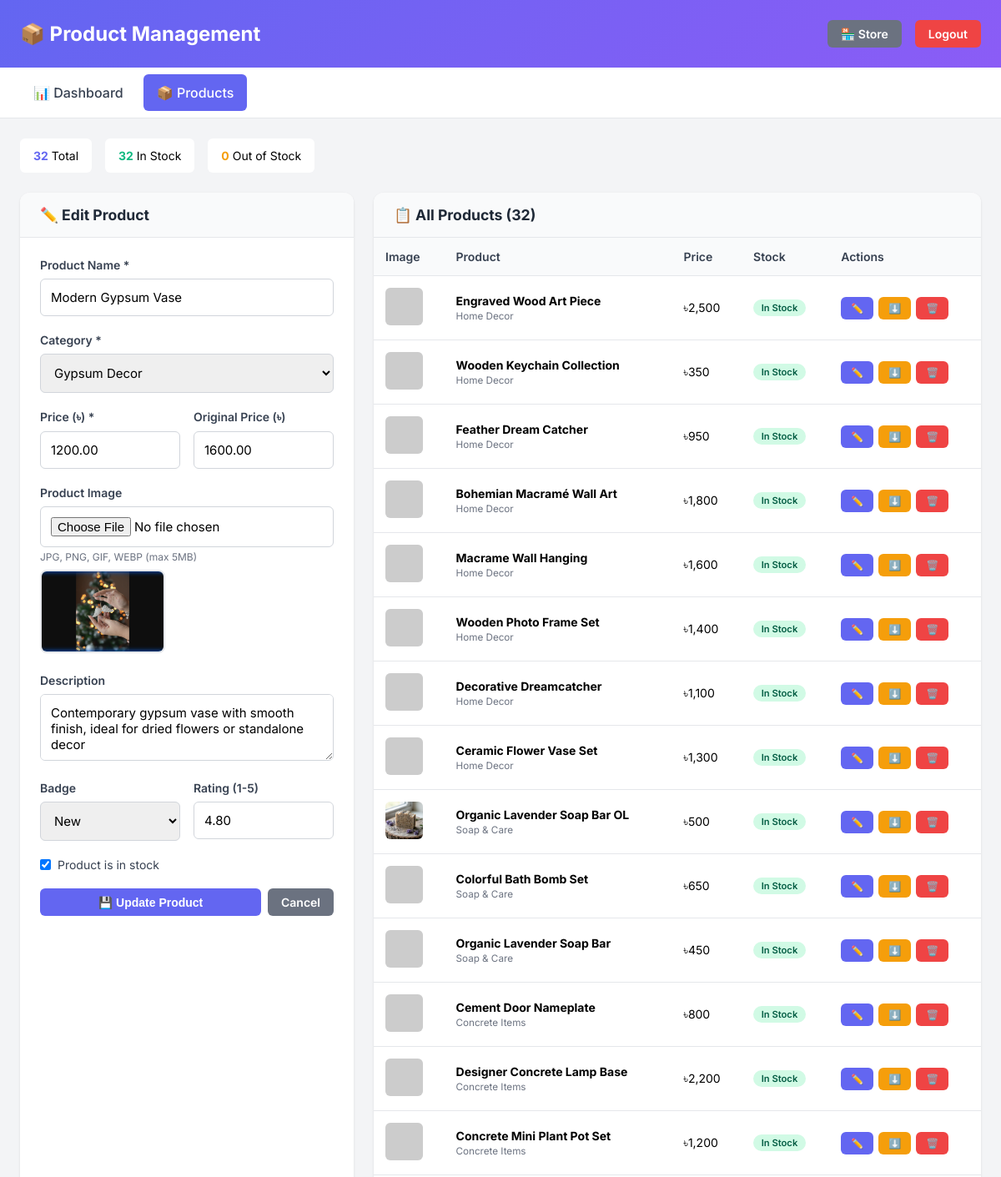
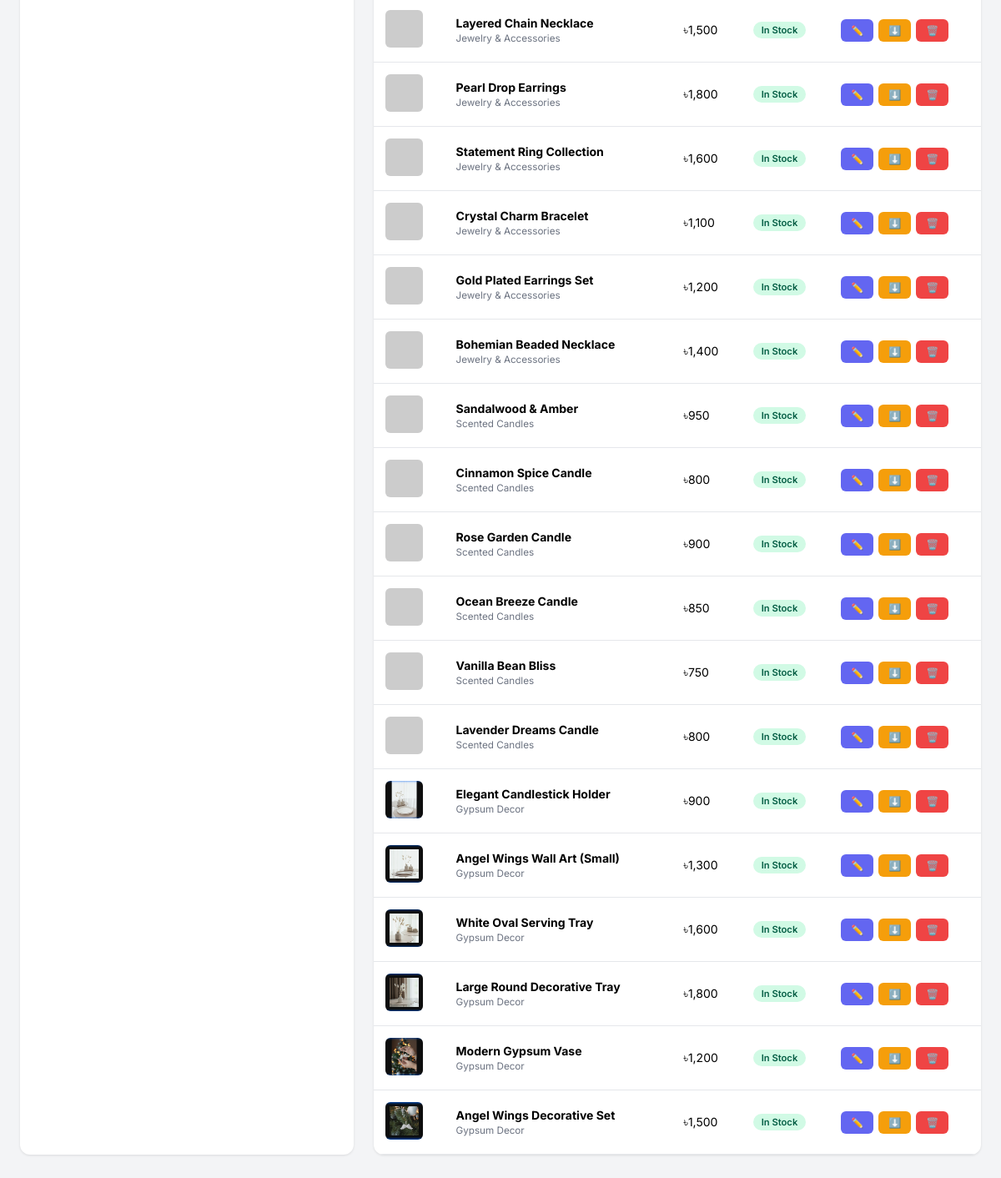
Page /admin/products.php?edit=2 (signed in) on the committed database (2 pictures, top to bottom).
### tables this page shows
CREATE TABLE IF NOT EXISTS products (
    id INT AUTO_INCREMENT PRIMARY KEY,
    name VARCHAR(255) NOT NULL,
    category_id INT NOT NULL,
    price DECIMAL(10,2) NOT NULL,
    original_price DECIMAL(10,2),
    image_path VARCHAR(255) NOT NULL,
    description TEXT,
    rating DECIMAL(3,2) DEFAULT 4.5,
    reviews INT DEFAULT 0,
    badge VARCHAR(50),
    in_stock BOOLEAN DEFAULT TRUE,
    created_at TIMESTAMP DEFAULT CURRENT_TIMESTAMP,
    updated_at TIMESTAMP DEFAULT CURRENT_TIMESTAMP ON UPDATE CURRENT_TIMESTAMP,
    FOREIGN KEY (category_id) REFERENCES categories(id) ON DELETE CASCADE,
    INDEX idx_category_id (category_id),
    INDEX idx_in_stock (in_stock),
    INDEX idx_created_at (created_at)
);

CREATE TABLE IF NOT EXISTS categories (
    id INT AUTO_INCREMENT PRIMARY KEY,
    name VARCHAR(100) NOT NULL UNIQUE,
    display_name VARCHAR(100) NOT NULL,
    icon_path VARCHAR(255),
    created_at TIMESTAMP DEFAULT CURRENT_TIMESTAMP,
    INDEX idx_name (name)
);

### admin/products.php (the view, shortened to what this page needs)
<?php
$products = [];
$categories = [];
$editProduct = null;
try {
    $db = getDB();
    if (isset($_GET['edit']) && is_numeric($_GET['edit'])) {
        $stmt = $db->prepare("SELECT * FROM products WHERE id = ?");
        $stmt->execute([(int)$_GET['edit']]);
        $editProduct = $stmt->fetch();
    }
    $stmt = $db->query("
        SELECT p.*, c.display_name as category_display
        FROM products p
        LEFT JOIN categories c ON p.category_id = c.id
        ORDER BY p.id DESC
    ");
    $products = $stmt->fetchAll() ?? [];
    $stmt = $db->query("SELECT * FROM categories ORDER BY display_name");
    $categories = $stmt->fetchAll() ?? [];
    $stmt = $db->query("SELECT COUNT(*) as total, SUM(CASE WHEN in_stock = 1 THEN 1 ELSE 0 END) as in_stock FROM products");
    $counts = $stmt->fetch();
} catch (Exception $e) {
    $error = $e->getMessage();
}
?>
<!DOCTYPE html>
<html lang="en">
<head>
</head>
<body>
<div class="header">
    <div class="container">
        <div class="header-flex">
            <h1>📦 Product Management</h1>
            <div style="display: flex; gap: 1rem;">
                <a href="../index.html" class="btn btn-secondary">🏪 Store</a>
                <a href="index.php?logout=1" class="btn btn-danger">Logout</a>
            </div>
        </div>
    </div>
</div>
<div class="nav">
    <div class="container">
        <ul>
            <li><a href="index.php">📊 Dashboard</a></li>
            <li><a href="products.php" class="active">📦 Products</a></li>
        </ul>
    </div>
</div>
<div class="container" style="padding: 1.5rem 1.5rem 3rem;">
    <div class="stats-row">
        <div class="stat-mini"><strong><?php echo $counts['total'] ?? 0; ?></strong> Total</div>
        <div class="stat-mini"><strong style="color:#10b981;"><?php echo $counts['in_stock'] ?? 0; ?></strong> In Stock</div>
        <div class="stat-mini"><strong style="color:#f59e0b;"><?php echo ($counts['total'] ?? 0) - ($counts['in_stock'] ?? 0); ?></strong> Out of Stock</div>
    </div>
    <div class="grid-2">
        <div class="card">
            <div class="card-header">
                <h2><?php echo $editProduct ? '✏️ Edit Product' : '➕ Add New Product'; ?></h2>
            </div>
            <div class="card-body">
                <form method="POST" enctype="multipart/form-data">
                    <div class="form-group">
                        <label>Product Name *</label>
                        <input type="text" name="name" required value="<?php echo htmlspecialchars($editProduct['name'] ?? ''); ?>" placeholder="Enter product name">
                    </div>
                    <div class="form-group">
                        <label>Category *</label>
                        <select name="category_id" required>
                            <?php foreach ($categories as $cat): ?>
                                <option value="<?php echo $cat['id']; ?>" <?php echo ($editProduct['category_id'] ?? '') == $cat['id'] ? 'selected' : ''; ?>>
                                    <?php echo htmlspecialchars($cat['display_name']); ?>
                                </option>
                            <?php endforeach; ?>
                        </select>
                    </div>
                    <div class="form-row">
                        <div class="form-group">
                            <label>Price (৳) *</label>
                            <input type="number" name="price" step="0.01" min="0" required value="<?php echo $editProduct['price'] ?? ''; ?>" placeholder="0.00">
                        </div>
                        <div class="form-group">
                            <label>Original Price (৳)</label>
                            <input type="number" name="original_price" step="0.01" min="0" value="<?php echo $editProduct['original_price'] ?? ''; ?>" placeholder="For discount display">
                        </div>
                    </div>
                    <div class="form-group">
                        <label>Product Image <?php echo $editProduct ? '' : '*'; ?></label>
                        <input type="file" name="image" accept="image/*" <?php echo $editProduct ? '' : 'required'; ?>>
                        <div class="form-hint">JPG, PNG, GIF, WEBP (max 5MB)</div>
                        <?php if ($editProduct && $editProduct['image_path']): ?>
                            <img src="../<?php echo htmlspecialchars($editProduct['image_path']); ?>" class="preview-img" alt="Current">
                        <?php endif; ?>
                    </div>
                    <div class="form-group">
                        <label>Description</label>
                        <textarea name="description" placeholder="Product description..."><?php echo htmlspecialchars($editProduct['description'] ?? ''); ?></textarea>
                    </div>
                    <div class="form-row">
                        <div class="form-group">
                            <label>Badge</label>
                            <select name="badge">
                                <?php
                                $badges = ['New', 'Bestseller', 'Popular', 'Trending', 'Luxury', 'Sale', 'Limited'];
                                foreach ($badges as $b): ?>
                                    <option value="<?php echo $b; ?>" <?php echo ($editProduct['badge'] ?? '') === $b ? 'selected' : ''; ?>><?php echo $b; ?></option>
                                <?php endforeach; ?>
                            </select>
                        </div>
                        <div class="form-group">
                            <label>Rating (1-5)</label>
                            <input type="number" name="rating" min="1" max="5" step="0.1" value="<?php echo $editProduct['rating'] ?? '4.5'; ?>">
                        </div>
                    </div>
                    <div class="form-group">
                        <div class="checkbox-group">
                            <input type="checkbox" name="in_stock" id="in_stock" <?php echo ($editProduct['in_stock'] ?? 1) ? 'checked' : ''; ?>>
                            <label for="in_stock" style="margin:0; font-weight:normal;">Product is in stock</label>
                        </div>
                    </div>
                    <div style="display: flex; gap: 0.5rem;">
                        <button type="submit" class="btn btn-primary" style="flex:1;">
                            <?php echo $editProduct ? '💾 Update Product' : '➕ Add Product'; ?>
                        </button>
                        <?php if ($editProduct): ?>
                            <a href="products.php" class="btn btn-secondary">Cancel</a>
                        <?php endif; ?>
                    </div>
                </form>
            </div>
        </div>
        <div class="card">
            <div class="card-header">
                <h2>📋 All Products (<?php echo count($products); ?>)</h2>
            </div>
            <div class="table-scroll">
                <?php if (count($products) > 0): ?>
                <table>
                    <thead>
                        <tr>
                            <th>Image</th>
                            <th>Product</th>
                            <th>Price</th>
                            <th>Stock</th>
                            <th>Actions</th>
                        </tr>
                    </thead>
                    <tbody>
                        <?php foreach ($products as $p): ?>
                        <tr>
                            <td>
                                <img src="../<?php echo htmlspecialchars($p['image_path']); ?>" class="product-img"
                                     onerror="this.src='https://via.placeholder.com/45'">
                            </td>
                            <td>
                                <strong><?php echo htmlspecialchars($p['name']); ?></strong><br>
                                <small style="color:#6b7280;"><?php echo htmlspecialchars($p['category_display'] ?? ''); ?></small>
                            </td>
                            <td>৳<?php echo number_format($p['price'], 0); ?></td>
                            <td>
                                <?php if ($p['in_stock']): ?>
                                    <span class="badge badge-success">In Stock</span>
                                <?php else: ?>
                                    <span class="badge badge-warning">Out of Stock</span>
                                <?php endif; ?>
                            </td>
                            <td>
                                <div class="actions">
                                    <a href="?edit=<?php echo $p['id']; ?>" class="btn btn-primary btn-sm">✏️</a>
                                    <a href="?toggle=<?php echo $p['id']; ?>" class="btn <?php echo $p['in_stock'] ? 'btn-warning' : 'btn-success'; ?> btn-sm">
                                        <?php echo $p['in_stock'] ? '⬇️' : '⬆️'; ?>
                                    </a>
                                    <a href="?delete=<?php echo $p['id']; ?>" class="btn btn-danger btn-sm"
                                       onclick="return confirm('Delete this product?')">🗑️</a>
                                </div>
                            </td>
                        </tr>
                        <?php endforeach; ?>
                    </tbody>
                </table>
                <?php else: ?>
                <div style="padding: 2rem; text-align: center; color: #6b7280;">
                    No products yet. Add your first product!
                </div>
                <?php endif; ?>
            </div>
        </div>
    </div>
</div>
</body>
</html>

### admin/products.php (style rules this page uses)
* { margin: 0; padding: 0; box-sizing: border-box; }
body { font-family: 'Inter', sans-serif; background: #f3f4f6; min-height: 100vh; }
.header { background: linear-gradient(135deg, #6366f1, #8b5cf6); color: white; padding: 1.5rem 0; }
.container { max-width: 1400px; margin: 0 auto; padding: 0 1.5rem; }
.header h1 { font-size: 1.5rem; }
.header-flex { display: flex; justify-content: space-between; align-items: center; flex-wrap: wrap; gap: 1rem; }
.nav { background: white; border-bottom: 1px solid #e5e7eb; padding: 0.5rem 0; }
.nav ul { list-style: none; display: flex; gap: 0.5rem; }
.nav a { display: block; padding: 0.75rem 1rem; text-decoration: none; color: #374151; border-radius: 6px; font-weight: 500; }
.nav a:hover, .nav a.active { background: #6366f1; color: white; }
.btn { display: inline-block; padding: 0.5rem 1rem; border-radius: 6px; text-decoration: none; font-weight: 600; border: none; cursor: pointer; font-size: 0.875rem; }
.btn-primary { background: #6366f1; color: white; }
.btn-danger { background: #ef4444; color: white; }
.btn-secondary { background: #6b7280; color: white; }
.btn-warning { background: #f59e0b; color: white; }
.btn-sm { padding: 0.375rem 0.75rem; font-size: 0.75rem; }
.grid-2 { display: grid; grid-template-columns: 400px 1fr; gap: 1.5rem; margin: 1.5rem 0; }
.card { background: white; border-radius: 12px; box-shadow: 0 1px 3px rgba(0,0,0,0.1); overflow: hidden; }
.card-header { padding: 1rem 1.5rem; border-bottom: 1px solid #e5e7eb; background: #f9fafb; }
.card-header h2 { font-size: 1.1rem; color: #1f2937; }
.card-body { padding: 1.5rem; }
.form-group { margin-bottom: 1.25rem; }
.form-group label { display: block; margin-bottom: 0.5rem; font-weight: 600; color: #374151; font-size: 0.875rem; }
.form-group input, .form-group select, .form-group textarea { width: 100%; padding: 0.75rem; border: 1px solid #d1d5db; border-radius: 6px; font-size: 0.9375rem; font-family: inherit; }
.form-group textarea { min-height: 80px; resize: vertical; }
.form-row { display: grid; grid-template-columns: 1fr 1fr; gap: 1rem; }
.form-hint { font-size: 0.75rem; color: #6b7280; margin-top: 0.25rem; }
.checkbox-group { display: flex; align-items: center; gap: 0.5rem; }
.checkbox-group input { width: auto; }
.preview-img { width: 100%; max-width: 150px; height: 100px; object-fit: cover; border-radius: 8px; border: 2px solid #e5e7eb; margin-top: 0.5rem; }
.table-scroll { overflow-x: auto; }
table { width: 100%; border-collapse: collapse; min-width: 700px; }
th, td { text-align: left; padding: 0.875rem; border-bottom: 1px solid #e5e7eb; font-size: 0.875rem; }
th { background: #f9fafb; font-weight: 600; color: #374151; }
.product-img { width: 45px; height: 45px; object-fit: cover; border-radius: 6px; background: #f3f4f6; }
.badge { display: inline-block; padding: 0.2rem 0.6rem; border-radius: 9999px; font-size: 0.7rem; font-weight: 600; }
.badge-success { background: #d1fae5; color: #065f46; }
.actions { display: flex; gap: 0.375rem; }
.stats-row { display: flex; gap: 1rem; margin-bottom: 1rem; }
.stat-mini { background: white; padding: 0.75rem 1rem; border-radius: 6px; font-size: 0.875rem; }
.stat-mini strong { color: #6366f1; }

### rows in the picture
products: name "Modern Gypsum Vase", category_id "Gypsum Decor", price "1200.00", original_price "1600.00", image_path (picture), description "Contemporary gypsum vase with smooth finish, ideal for dried flowers or standalone decor", badge "New", rating "4.80", in_stock "☑", category.display_name "Gypsum Decor", price "1,200", shows "In Stock"
products: name "Engraved Wood Art Piece", category.display_name "Home Decor", price "2,500", in_stock "In Stock"
products: name "Wooden Keychain Collection", category.display_name "Home Decor", price "350", in_stock "In Stock"
products: name "Feather Dream Catcher", category.display_name "Home Decor", price "950", in_stock "In Stock"
products: name "Bohemian Macramé Wall Art", category.display_name "Home Decor", price "1,800", in_stock "In Stock"
products: name "Macrame Wall Hanging", category.display_name "Home Decor", price "1,600", in_stock "In Stock"
products: name "Wooden Photo Frame Set", category.display_name "Home Decor", price "1,400", in_stock "In Stock"
products: name "Decorative Dreamcatcher", category.display_name "Home Decor", price "1,100", in_stock "In Stock"
products: name "Ceramic Flower Vase Set", category.display_name "Home Decor", price "1,300", in_stock "In Stock"
products: image_path (picture), name "Organic Lavender Soap Bar OL", category.display_name "Soap & Care", price "500", in_stock "In Stock"
products: name "Colorful Bath Bomb Set", category.display_name "Soap & Care", price "650", in_stock "In Stock"
products: name "Organic Lavender Soap Bar", category.display_name "Soap & Care", price "450", in_stock "In Stock"
products: name "Cement Door Nameplate", category.display_name "Concrete Items", price "800", in_stock "In Stock"
products: name "Designer Concrete Lamp Base", category.display_name "Concrete Items", price "2,200", in_stock "In Stock"
products: name "Concrete Mini Plant Pot Set", category.display_name "Concrete Items", price "1,200", in_stock "In Stock"
products: name "Layered Chain Necklace", category.display_name "Jewelry & Accessories", price "1,500", in_stock "In Stock"
products: name "Pearl Drop Earrings", category.display_name "Jewelry & Accessories", price "1,800", in_stock "In Stock"
products: name "Statement Ring Collection", category.display_name "Jewelry & Accessories", price "1,600", in_stock "In Stock"
products: name "Crystal Charm Bracelet", category.display_name "Jewelry & Accessories", price "1,100", in_stock "In Stock"
products: name "Gold Plated Earrings Set", category.display_name "Jewelry & Accessories", price "1,200", in_stock "In Stock"
products: name "Bohemian Beaded Necklace", category.display_name "Jewelry & Accessories", price "1,400", in_stock "In Stock"
products: name "Sandalwood & Amber", category.display_name "Scented Candles", price "950", in_stock "In Stock"
products: name "Cinnamon Spice Candle", category.display_name "Scented Candles", price "800", in_stock "In Stock"
products: name "Rose Garden Candle", category.display_name "Scented Candles", price "900", in_stock "In Stock"
products: name "Ocean Breeze Candle", category.display_name "Scented Candles", price "850", in_stock "In Stock"
products: name "Vanilla Bean Bliss", category.display_name "Scented Candles", price "750", in_stock "In Stock"
products: name "Lavender Dreams Candle", category.display_name "Scented Candles", price "800", in_stock "In Stock"
products: image_path (picture), name "Elegant Candlestick Holder", category.display_name "Gypsum Decor", price "900", in_stock "In Stock"
products: image_path (picture), name "Angel Wings Wall Art (Small)", category.display_name "Gypsum Decor", price "1,300", in_stock "In Stock"
products: image_path (picture), name "White Oval Serving Tray", category.display_name "Gypsum Decor", price "1,600", in_stock "In Stock"
products: image_path (picture), name "Large Round Decorative Tray", category.display_name "Gypsum Decor", price "1,800", in_stock "In Stock"
products: image_path (picture), name "Angel Wings Decorative Set", category.display_name "Gypsum Decor", price "1,500", in_stock "In Stock"

### other values in the picture
$counts['total'] "32"
$counts['in_stock'] "32"
count($products) "32"
